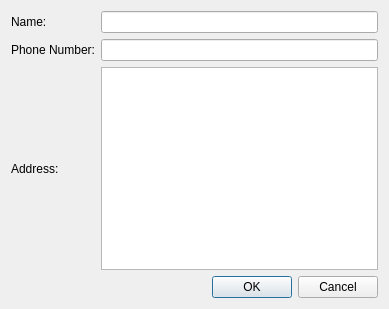
<?xml version="1.0" encoding="UTF-8"?>
<ui version="4.0">
 <class>AddContactDlg</class>
 <widget class="QDialog" name="AddContactDlg">
  <property name="geometry">
   <rect>
    <x>0</x>
    <y>0</y>
    <width>389</width>
    <height>309</height>
   </rect>
  </property>
  <property name="windowTitle">
   <string>AddContactDlg</string>
  </property>
  <layout class="QGridLayout" name="gridLayout">
   <item row="1" column="1">
    <widget class="QLineEdit" name="phoneNumLineEdit"/>
   </item>
   <item row="2" column="1">
    <widget class="QPlainTextEdit" name="addressTextEdit"/>
   </item>
   <item row="0" column="1">
    <widget class="QLineEdit" name="nameLineEdit"/>
   </item>
   <item row="2" column="0">
    <widget class="QLabel" name="label_3">
     <property name="text">
      <string>Address:</string>
     </property>
    </widget>
   </item>
   <item row="1" column="0">
    <widget class="QLabel" name="label_2">
     <property name="text">
      <string>Phone Number:</string>
     </property>
    </widget>
   </item>
   <item row="0" column="0">
    <widget class="QLabel" name="label">
     <property name="text">
      <string>Name:</string>
     </property>
    </widget>
   </item>
   <item row="3" column="1">
    <widget class="QDialogButtonBox" name="buttonBox">
     <property name="standardButtons">
      <set>QDialogButtonBox::Cancel|QDialogButtonBox::Ok</set>
     </property>
    </widget>
   </item>
  </layout>
 </widget>
 <layoutdefault spacing="6" margin="11"/>
 <tabstops>
  <tabstop>nameLineEdit</tabstop>
  <tabstop>phoneNumLineEdit</tabstop>
  <tabstop>addressTextEdit</tabstop>
 </tabstops>
 <resources/>
 <connections/>
</ui>
